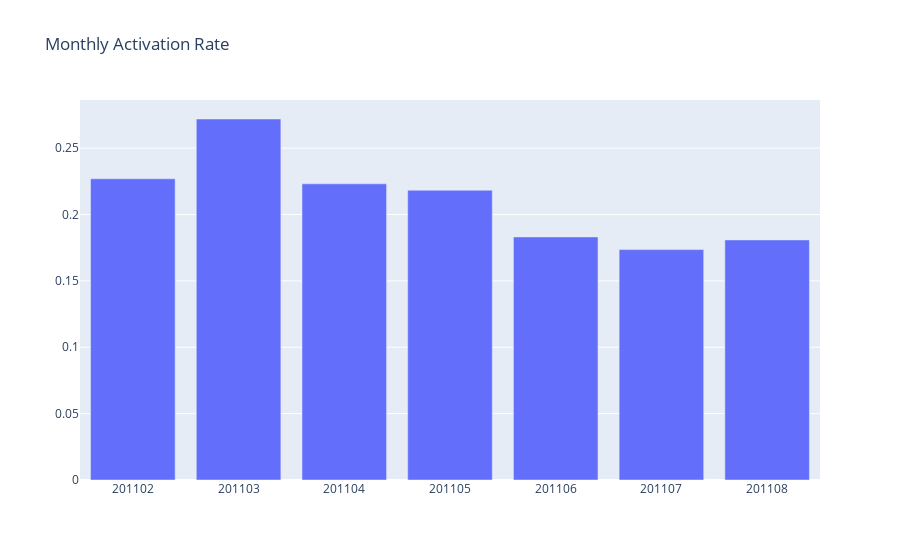

Here is the notebook cell this chart was saved with:
### Code cell
plot_data = [
    go.Bar(
        x=tx_activation.query("SignupYearMonth>201101 and SignupYearMonth<201109")['SignupYearMonth'],
        y=tx_activation.query("SignupYearMonth>201101 and SignupYearMonth<201109")['CustomerID'],
    )
]

plot_layout = go.Layout(
        xaxis={"type": "category"},
        title='Monthly Activation Rate'
    )
fig = go.Figure(data=plot_data, layout=plot_layout)
pyoff.iplot(fig)

### Figure 1 — Plotly figure (JSON) as saved in the notebook; plotly's stock layout.template omitted (floating-point values rounded to 4 significant figures)
{"data": [{"type": "bar", "x": [201102, 201103, 201104, 201105, 201106, 201107, 201108], "y": [0.2269, 0.2719, 0.2231, 0.2183, 0.1831, 0.1736, 0.1809]}], "layout": {"title": {"text": "Monthly Activation Rate"}, "xaxis": {"type": "category"}}}
